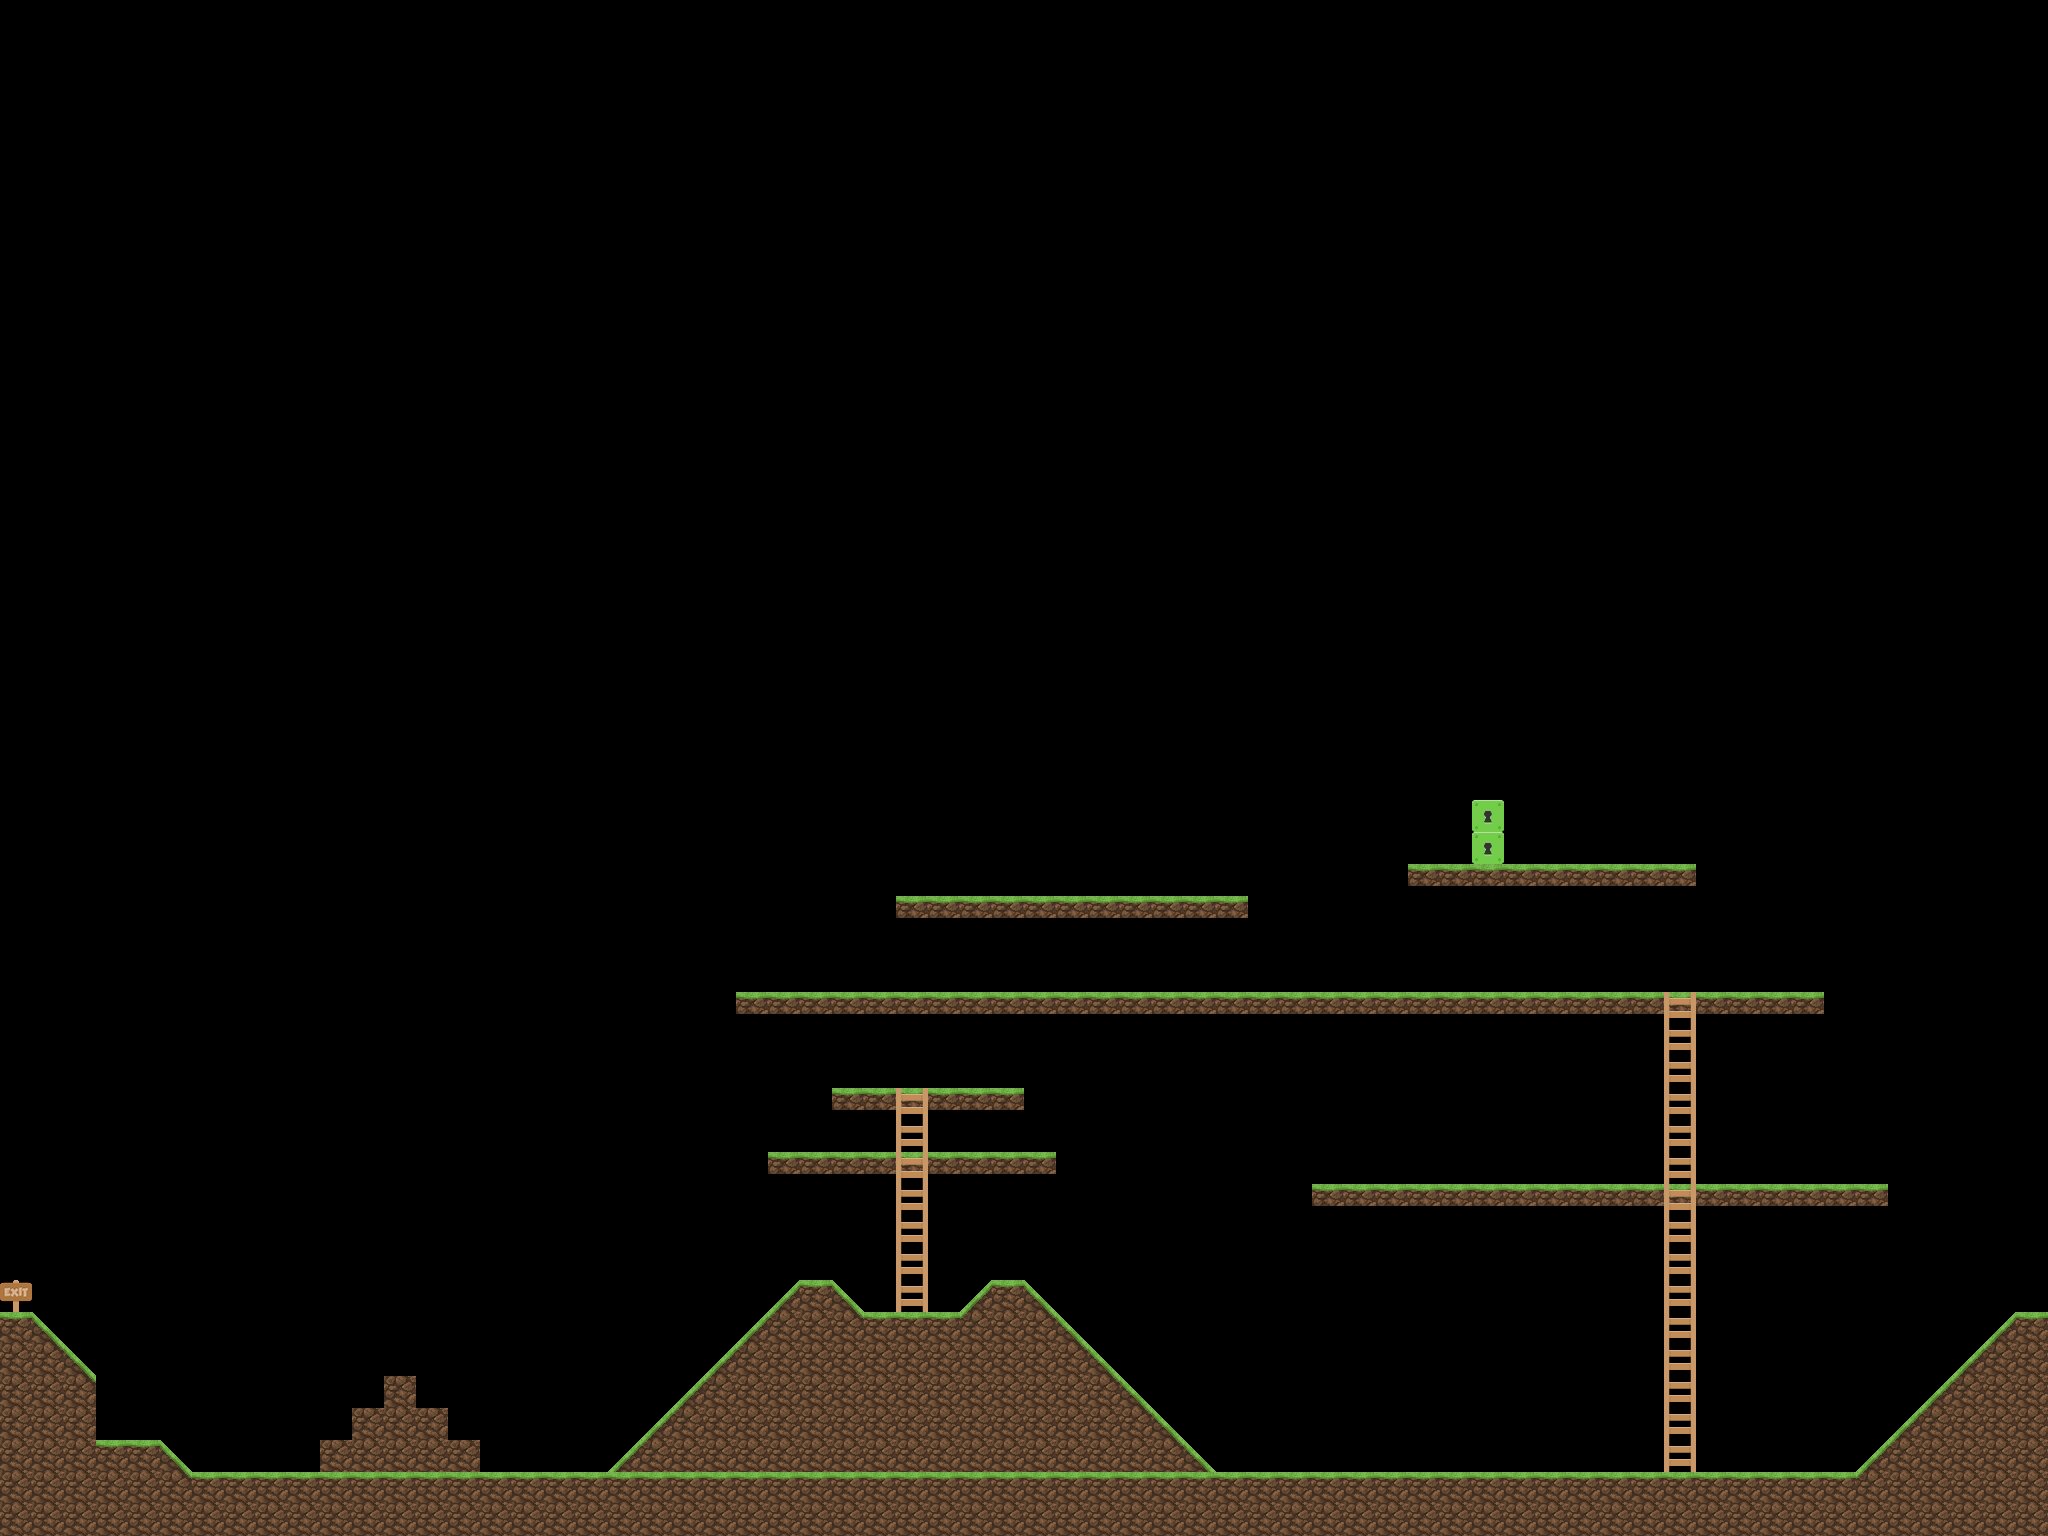

Tiled map render using the project's own tile images. Description and the map definition, with tile-layer contents summarised, below:
An orthogonal 64x48 tile map with 32x32 px tiles, 4 tile layers (Static Map, Dynamic Map, Trigger Tile, Foreground) and 9 objects.

<map version="1.0" orientation="orthogonal" renderorder="right-down" width="64" height="48" tilewidth="32" tileheight="32" nextobjectid="18">
 <properties>
  <property name="defaultMobLevel" value="1" />
  <property name="defaultSpawnAmount" value="5" />
  <property name="parallaxBackground" value="background_sky" />
  <property name="parallaxForeground" value="background_sakura" />
  <property name="parallaxMidground" value="background_fuji" />
  <property name="spawnX" value="0" />
  <property name="spawnY" value="8" />
  <property name="theme" value="space" />
 </properties>
 <tileset firstgid="1" name="tileset" tilewidth="32" tileheight="32" spacing="1">
  <image source="../textures/levels/tileset.png" width="396" height="32" />
  <tile id="3">
   <properties>
    <property name="climbable" value="" />
   </properties>
  </tile>
  <tile id="5">
   <properties>
    <property name="climbable" value="" />
   </properties>
  </tile>
  <tile id="6">
   <properties>
    <property name="slope" value="1" />
   </properties>
  </tile>
  <tile id="8">
   <properties>
    <property name="slope" value="-1" />
   </properties>
  </tile>
  <tile id="10">
   <properties>
    <property name="interactable" value="nextLevel" />
    <property name="nextLevel" value="level1" />
   </properties>
  </tile>
  <tile id="11">
   <properties>
    <property name="platform" value="" />
   </properties>
  </tile>
 </tileset>
 <layer name="Static Map" width="64" height="48">
  <data>[3072 cells, 233 non-empty, 4 distinct tile ids]</data>
 </layer>
 <layer name="Dynamic Map" width="64" height="48">
  <data>[3072 cells, 110 non-empty, 4 distinct tile ids]</data>
 </layer>
 <layer name="Trigger Tile" width="64" height="48">
  <data>[3072 cells, 24 non-empty, 3 distinct tile ids]</data>
 </layer>
 <layer name="Foreground" width="64" height="48">
  <data>[3072 cells, 3 non-empty, 2 distinct tile ids]</data>
 </layer>
 <objectgroup name="Spawn">
  <object id="9" x="896" y="1312">
   <polyline points="0,0 32,0" />
  </object>
  <object id="10" x="896" y="896">
   <polyline points="0,0 320,0" />
  </object>
  <object id="11" x="1408" y="864">
   <polyline points="0,0 256,0" />
  </object>
  <object id="12" x="768" y="992">
   <polyline points="0,0 864,0" />
  </object>
  <object id="13" x="1312" y="1184">
   <polyline points="0,0 480,0" />
  </object>
  <object id="14" x="1248" y="1472">
   <polyline points="0,0 512,0" />
  </object>
  <object id="15" x="192" y="1472">
   <polyline points="0,0 96,0" />
  </object>
  <object id="16" x="480" y="1472">
   <polyline points="0,0 96,0" />
  </object>
  <object id="17" x="864" y="1088">
   <polyline points="0,0 128,0" />
  </object>
 </objectgroup>
</map>